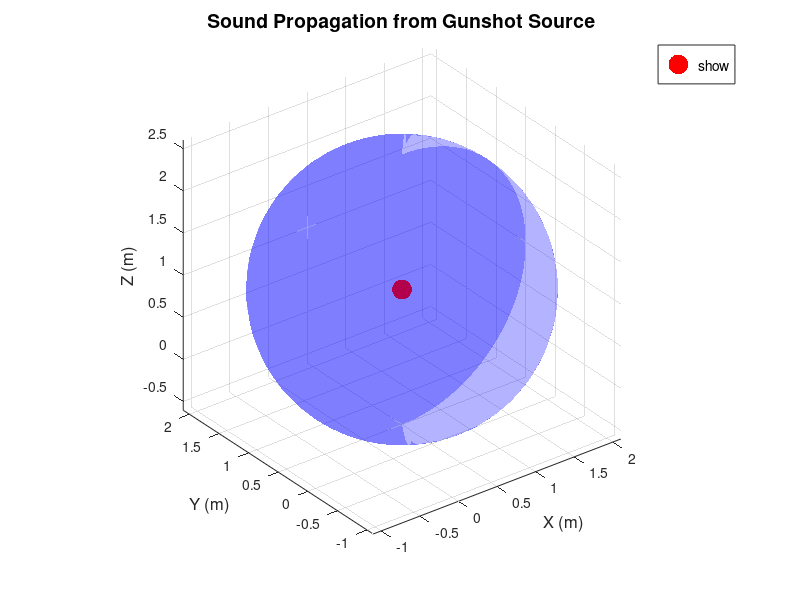

Write the MATLAB code that produced this figure.
% Parameters
fs = 44100; % Sampling frequency in Hz
duration = 1; % Duration of the signal in seconds
c = 343; % Speed of sound in m/s

% Microphone positions (5 reference mics and 1 for localization)
center = [0, 0, 1]; % Center position at (0,0,1)
radius = 0.4; % 40 cm from the center
angles = linspace(0, 2*pi, 6); % Equal angles for 5 mics

micPos = [radius*cos(angles(1:5))', radius*sin(angles(1:5))', ones(5,1)]; % Reference mics
micPos = [micPos; center]; % Add localization mic at the center

% Gunshot source position
sourcePos = [0.5, 0.5, 1]; % Position of the gunshot

% Animation parameters
numFrames = 200; % Number of frames in the animation
maxDistance = max(sqrt(sum((micPos - sourcePos).^2, 2))) + 0.5; % Max distance for wavefront

figure('Name', 'Sound Propagation Animation', 'NumberTitle', 'off', 'Position', [100, 100, 1600, 1200]);

% Animation loop
for tFrame = 1:numFrames
    clf; % Clear the current figure
    
    % Calculate current wavefront radius
    wavefrontRadius = (tFrame / numFrames) * maxDistance;
    
    % Plot the sound source
    scatter3(sourcePos(1), sourcePos(2), sourcePos(3), 200, 'r', 'filled', 'DisplayName', 'Gunshot Source');
    hold on;
    
    % Plot the expanding wavefront
    [x, y, z] = sphere(50);
    surf(sourcePos(1) + wavefrontRadius * x, sourcePos(2) + wavefrontRadius * y, sourcePos(3) + wavefrontRadius * z, ...
        'FaceColor', 'b', 'EdgeColor', 'none', 'FaceAlpha', 0.3);
    
    % Plot the microphones
    scatter3(micPos(:,1), micPos(:,2), micPos(:,3), 150, 'g', 'filled', 'DisplayName', 'Microphones');
    
    % Customize the plot
    axis equal;
    grid on;
    xlabel('X (m)', 'FontSize', 12);
    ylabel('Y (m)', 'FontSize', 12);
    zlabel('Z (m)', 'FontSize', 12);
    title('Sound Propagation from Gunshot Source', 'FontSize', 14);
    legend('show', 'FontSize', 10, 'Location', 'northeastoutside');
    
    % Set view angle
    view(3);
    
    % Update the plot
    drawnow;
end


